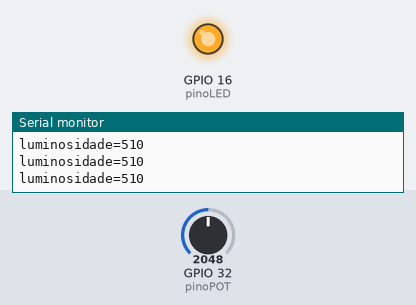
A sketch run on a simulated ESP32. Parts: output pins drawn as LEDs (lit = HIGH), the last lines printed to the serial monitor. The inputs (shaded band) are chosen by the test bench; at power-on: GPIO 32 (pinoPOT) = 2048.

Above: at 1.2 s.
1.3 s: GPIO 32 (pinoPOT) set to 491
At 1.6 s:
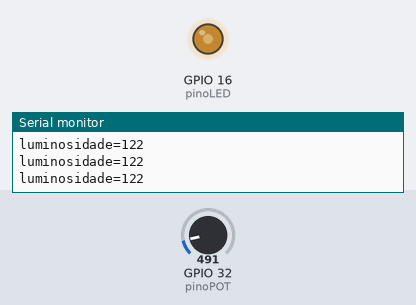
2.8 s: GPIO 32 (pinoPOT) set to 0
At 4.0 s:
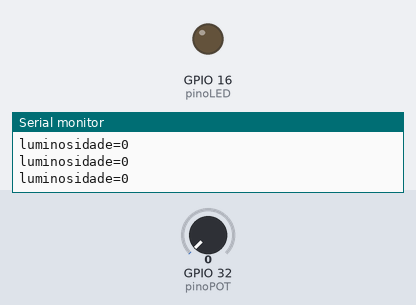
4.3 s: GPIO 32 (pinoPOT) set to 1228
At 5.3 s:
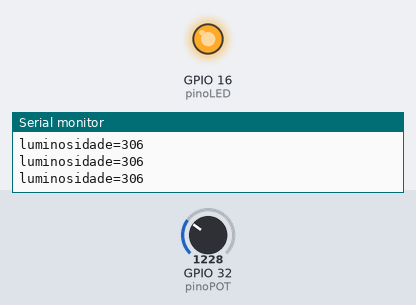
Timing chart, 0 to 7.3 s (numbered marks = the images above; inputs shaded):
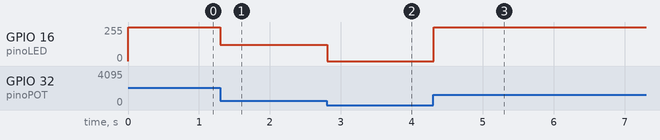

Measured:
- after the input at 1.3 s, GPIO 16 (pinoLED): 255/255 → 122/255 at once
- after the input at 2.8 s, GPIO 16 (pinoLED): 122/255 → 0/255 at once
- after the input at 4.3 s, GPIO 16 (pinoLED): 0/255 → 255/255 at once

The sketch:

JARM_ESP32__-_Analog_LDR_control_led.ino
```cpp
int pinoLED = 16;
int pinoPOT = 32;
int brilho;

const int freq = 5000;
const int ledChannel = 0;
const int resolution = 8;

void setup () {
pinMode(pinoPOT, INPUT);
ledcSetup(ledChannel, freq, resolution);
ledcAttachPin(pinoLED, ledChannel);
Serial.begin(115200);
Serial.println("JARM ESP32 -  Analog IN/OUT Test");
}

void loop () {
brilho = analogRead(pinoPOT);
brilho = map(brilho, 0, 1023, 0, 255);
ledcWrite(ledChannel, brilho);
Serial.print("luminosidade=");
Serial.println(brilho);
delay(100);
}
```
